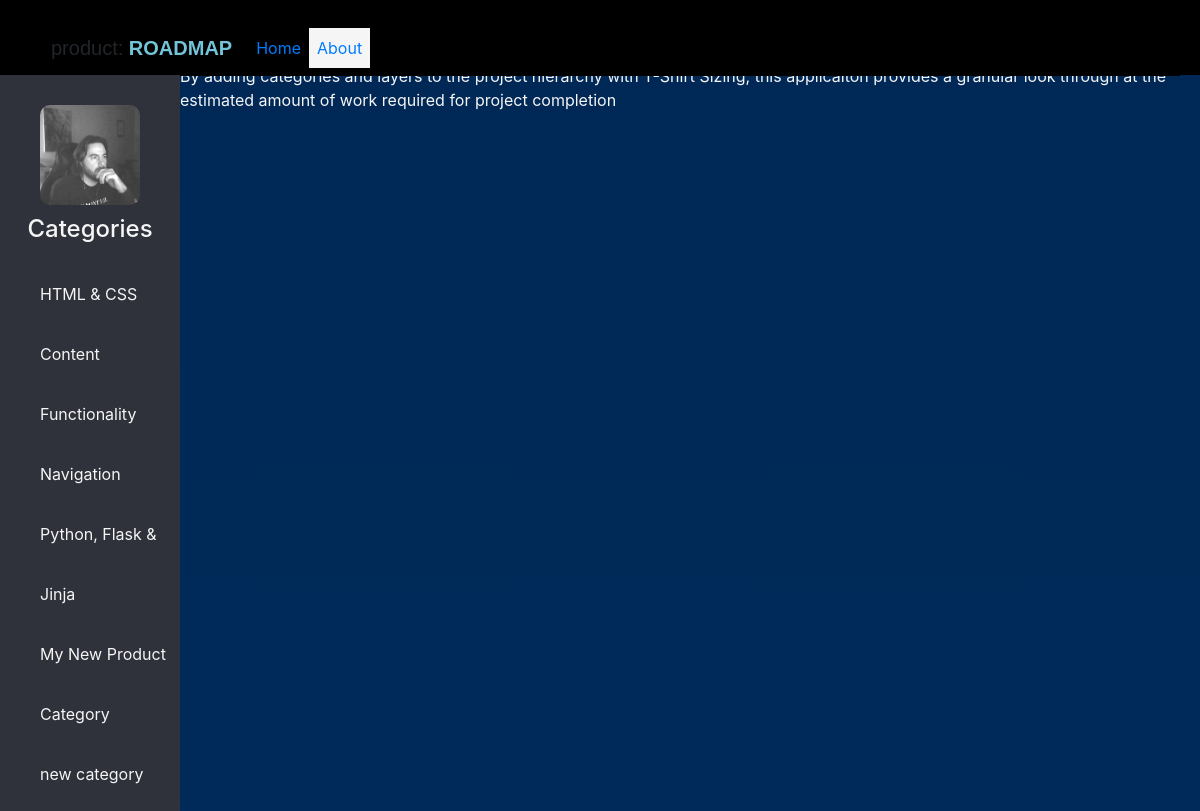
/about, run on the app's committed database.
### tables this page shows
CREATE TABLE "categories" (
	"category"	TEXT NOT NULL UNIQUE,
	"categoryid"	INTEGER NOT NULL PRIMARY KEY AUTOINCREMENT UNIQUE,
	"product"	TEXT NOT NULL,
	"date"	INTEGER NOT NULL
);

### application.py (the view)
@app.route("/about")
def load_about():
    return render_template("about.html")

### application.py (called while the page is built)
@app.after_request
def after_request(response):
    response.headers["Cache-Control"] = "no-cache, no-store, must-revalidate"
    response.headers["Expires"] = 0
    response.headers["Pragma"] = "no-cache"
    return response

@app.context_processor
def context_processor():
    categories = db.session.query(Categories.category, Categories.categoryid, Categories.product, Categories.date)
    projects = db.session.query(Projects.project, Projects.projectid, Projects.tshirtsize, Projects.categoryid, Projects.status)
    stories = db.session.query(Stories.story, Stories.storyid, Stories.tshirtsize, Stories.date, Stories.projectid, Stories.status)
    return dict(categories=categories, projects=projects)

### templates/about.html
{% extends "layout.html" %}
{% block content %}
    <p>Product Roadmap is a product management utility aimed at providing hierarchical view at ongoing projects and tasks defined within them</p>
    <p>By adding categories and layers to the project hierarchy with T-Shirt Sizing, this applicaiton provides a granular look through at the estimated amount of work required for project completion</p>
{% endblock %}

### templates/layout.html (shortened to what this page needs)
<!DOCTYPE html>
<html lang="en">
        <head>
            <link rel="stylesheet" href="{{ url_for('static', filename='styles.css')}}">
            <link href="https://stackpath.bootstrapcdn.com/bootstrap/4.5.0/css/bootstrap.min.css" rel="stylesheet">
        </head>
        <body>
            <header>
                <nav class="navbar navbar-expand-lg">
                    <div class="container-fluid">
                        <a class="navbar-brand">product: <b><span>ROADMAP</span></b></a>
                        <div class="collapse navbar-collapse" id="navbarNavDropdown">
                            <ul class="navbar-nav">
                                <li class="nav-item">
                                    <a class="nav-link {% if request.path == '/' %}active{% endif %}" href="/">Home</a>
                                </li>
                                <li class="nav-item">
                                    <a class="nav-link {% if request.path == '/about' %}active{% endif %}" href="/about">About</a>
                                </li>
                            </ul>
                        </div>
                    </div>
                </nav>
            </header>
            <div class="sidebar">
                <center>
                    <img src="{{url_for('static', filename='me.png')}}" class="profile_image" alt="">
                    <h4>Categories</h4>
                </center>
                {% for row in categories %}
                <a href='/project/{{ row.categoryid }}'>{{ row.category }}</a>
                {% endfor %}
            </div>
                <div class="content">
                    {% block content %}
                    {% endblock %}
                </div>
        </body>
</html>

### static/styles.css (style rules this page uses)
body { margin: 0; padding: 0; font-family: "Monaco", sans-serif; z-index: -6; }
.navbar-brand { font-family: "Monaco", sans-serif; color: whitesmoke; }
span { color: #73C4D8; text-transform: uppercase; }
.navbar { background: black; }
header { position: fixed; background: black; padding: 20px; width: 100%; height: 75px; }
.sidebar { background: #2F323A; margin-top: 75px; padding-top: 30px; position: fixed; float: left; left: 0; width: 15%; height: 100%; }
.content { margin-left: 15%; background-image: linear-gradient(to bottom,#002856, #00447c, whitesmoke); background-size: cover; float: right; height: 200%; width: 85%; color: whitesmoke; position: absolute; z-index: -2; }
.sidebar a { color: whitesmoke; display: block; width: 100%; line-height:60px; text-decoration: none; padding-left: 40px; box-sizing: border-box; }
.sidebar .profile_image { width: 100px; height: 100px; border-radius: 10px; margin-bottom: 10px; }
.sidebar h4 { color: whitesmoke; margin-top: 0; margin-bottom: 20px; }
.active { background: whitesmoke; }

### data on the page
categories: category "HTML & CSS"
categories: category "Content"
categories: category "Functionality"
categories: category "Navigation"
categories: category "Python, Flask & Jinja"
categories: category "My New Product Category"
categories: category "new category"
